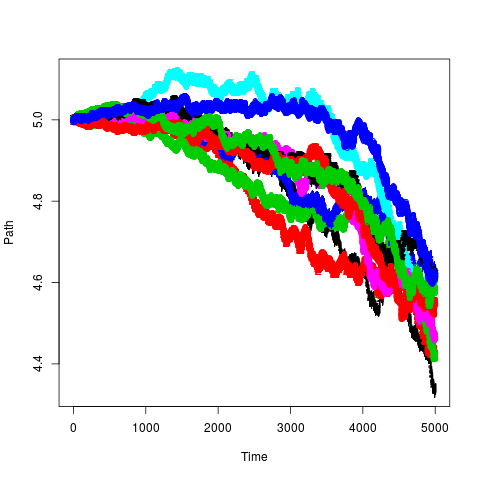

This chart was generated by the following R code:
paths<-10
count<-5000
interval<-5/count
sigma<-function(x){
	return (0.012+0.0138*x+0.00125*x*x)
}
mean1<-function(x){
	return (0.0325-0.05*x)
}
main_sample<-matrix(0,nrow=(count+1), ncol=paths)
png("question3.png")
for(i in 1:paths){
	main_sample[1,i]<-5
	z_sample<-rnorm(count+1)
	for(j in 2:(count+1)){
		main_sample[j,i]<-main_sample[j-1,i]+mean1((j-2)*(interval))*interval+((interval)^.5)*z_sample[j]*sigma((j-2)*interval)
	}	
}
cat("E[W(2)] = ",mean(main_sample[2001,]),"\n")
cat("E[W(5)] = ",mean(main_sample[5001,]),"\n")
matplot(main_sample,xlab="Time",ylab="Path")